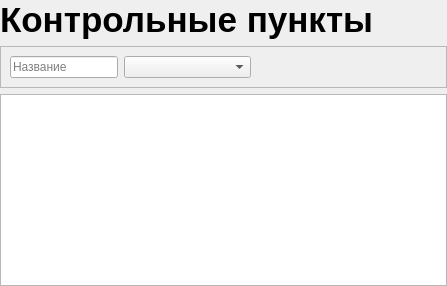
          <widget class="QWidget" name="page_checkpoints">
           <layout class="QVBoxLayout" name="verticalLayout_12">
            <property name="leftMargin">
             <number>0</number>
            </property>
            <property name="topMargin">
             <number>0</number>
            </property>
            <property name="rightMargin">
             <number>0</number>
            </property>
            <property name="bottomMargin">
             <number>0</number>
            </property>
            <item>
             <widget class="QLabel" name="label_7">
              <property name="font">
               <font>
                <pointsize>26</pointsize>
                <weight>75</weight>
                <bold>true</bold>
               </font>
              </property>
              <property name="text">
               <string>Контрольные пункты</string>
              </property>
             </widget>
            </item>
            <item>
             <widget class="QFrame" name="frame_6">
              <property name="frameShape">
               <enum>QFrame::StyledPanel</enum>
              </property>
              <property name="frameShadow">
               <enum>QFrame::Raised</enum>
              </property>
              <layout class="QHBoxLayout" name="horizontalLayout_3">
               <item>
                <widget class="QLineEdit" name="lineEdit">
                 <property name="placeholderText">
                  <string>Название</string>
                 </property>
                </widget>
               </item>
               <item>
                <widget class="QComboBox" name="comboBox_filterCheckpointByLvlAccess">
                 <property name="placeholderText">
                  <string>Уровень доступа</string>
                 </property>
                </widget>
               </item>
               <item>
                <spacer name="horizontalSpacer_7">
                 <property name="orientation">
                  <enum>Qt::Horizontal</enum>
                 </property>
                 <property name="sizeHint" stdset="0">
                  <size>
                   <width>186</width>
                   <height>20</height>
                  </size>
                 </property>
                </spacer>
               </item>
              </layout>
             </widget>
            </item>
            <item>
             <widget class="QTableView" name="tableView_checkpoints"/>
            </item>
           </layout>
          </widget>
